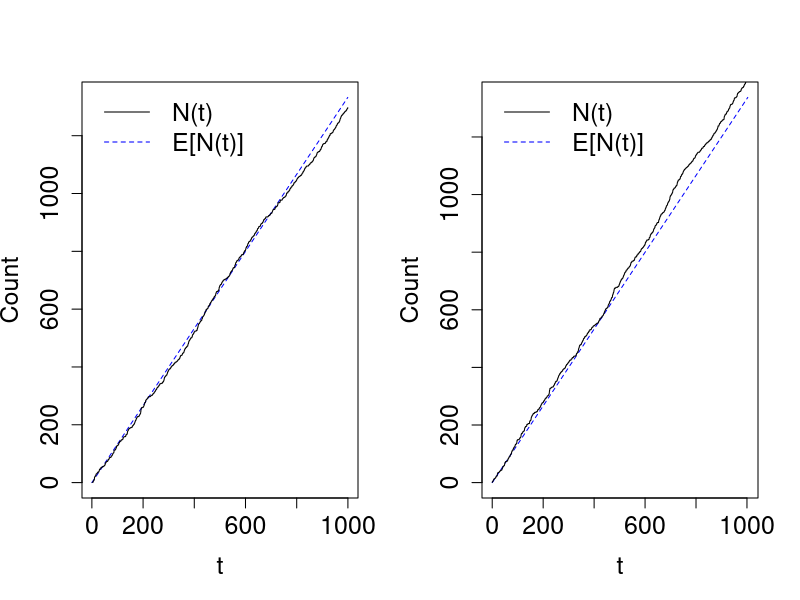

Write R code to recreate this figure.
#Ogata method 
lambda_t= function(t, t_i, lambda, alpha, beta){lambda + sum(alpha*exp(-beta*(t-t_i[t_i<t])))}

Hawkes_sim_ogata = function(big_T, lambda,alpha, beta){
  
  #Simulating Univariate Hawkes process by thinning algorithm
  #big_T = time to simulate until
  #alpha,beta and lambda are the initial parameters of the process
  
  #Set current time and event counter
  t=0
  i=0
  
  
  #Current maximum of the process
  M = lambda;
  
  #function for intensity rate
  #lambda_t = function(t, t_i, lambda, alpha, beta){lambda + sum(alpha*exp(-beta*(t-t_i[t_i<t])))}
  
  P = NULL; # empty vector for accepted times
  M_out=NULL; t_out=NULL; E_out=NULL; U_out=NULL; lambdas=NULL;#set up empty vectors for outputs
  e = 10^(-10) # a tiny value > 0
  
  while (t<big_T){
    
    #find new upper bound
    M = lambda_t(t+e, P, lambda, alpha, beta)
    #save upper bounds for plots
    M_out = append(M_out, M)
    
    #generate next candidate point
    E = rexp(1, M) #i.e. sample inter-arrival time 
    t = t + E #update current time
    
    #save values for plots
    E_out = append(E_out, E) #all arrival times
    t_out = append(t_out, t) #all current times
    
    #accept with some probabilty 
    U = runif(1,0,M)
    U_out = append(U_out, U)
    
    
    if (U<= lambda_t(t, P, lambda, alpha, beta) && t<big_T){
      P = append(P, t) #accepted arrivals
      i = i+1 #update counter
    }
    
  }
  
  
  #plotting N(t) and E(N(t))
  Nt=seq(1,length(P), by=1)
  times=seq(0,max(P), by=0.01)
  
  m=alpha/beta
  
  T1 = (lambda*times)/(1-m)
  T2 = m/(1-m)^2
  T3 = lambda/beta
  T4 = 1-exp(-(beta)*(1-m)*times)
  
  EN = T1 - (T2*T3*T4)
  EN2 = lambda/(1-m)*times
  
  plot(P,Nt ,xlab = "t", ylab='Count', type='n',ylim=c(0,max(EN)), main = "",cex.lab=1.5, cex.axis=1.5) #s for stair steps
  lines(times, EN, lty=2, col="blue")
  lines(P,Nt, type='s')
  
  
  return(P)
}
par(mfrow=c(1,2))
set.seed(25)


P5 = Hawkes_sim_ogata(1000, 1,0.5, 2) 
legend("topleft", c("N(t)", "E[N(t)]"), bty = "n", lty=c(1,2), col=c("black","blue"), cex=1.5)


#####################################################################################
####################################################################################
####################################DASSIOS METHOD###################################


#Intensity Function 
lambda_t_func = function(a, lambda0, alpha, beta, t, t_k){
  l_t = a + (lambda0-a)*(exp(-beta*t)) + sum(alpha*exp(-beta*(t-t_k[t_k<t])))
  return(l_t)
}


Exact_sim = function(N,lambda, alpha, beta){
  #Initial Conditions
  a=lambda #background intensity
  #set up empty vectors
  #T_plus = NULL; T_minus = NULL; D=NULL; s1=NULL; s2=NULL; L_plus=NULL; L_minus=NULL; u=NULL;
  #s=NULL; lambda0 = 1; Time=NULL;
  #T_plus[1] = 0; T_minus[1]=0; L_plus[1]=lambda0; L_minus[1]=lambda0; Time[1]=0;
  
  L_plus=NULL; L_minus=NULL;D=NULL;s1=NULL; s2=NULL; s=NULL;lambda0 = 1; Time=NULL;Time[1]=0;
  L_plus[1]=lambda0; L_minus[1]=lambda0; 
  #Set current time 
  
  count = 0
  t=0
  
  #main loop
  #set.seed(1)
  while(t<N){
    
    u = runif(1,0,1)
    s2 = rexp(1,a) #sample from the exponential with rate a
    D = 1 + (beta*log(u))/(tail(L_plus, n=1)-a)
    
    if(D>0){
      s1 = (-1/beta)*log(D) #sample via the inverse CDF
      s = min(s1,s2) #get arrival time
    }
    else{
      s = s2
    }
    
    #update current time
    t = t+s
    #Record the ith jump time
    Time = append(Time, t)
    #print(t)
    
    #update intensities
    L_plus_i_1 = tail(L_plus, n=1)
    term_to_append = ((L_plus_i_1-a)*(exp(-beta*s))) + a 
    L_minus = append(L_minus, term_to_append)
    L_plus = append(L_plus, L_minus+alpha)
    
    #L_minus[i] = (L_plus[i-1]-a)*(exp(-beta*(Time[i]-Time[i-1]))) + a
    # L_plus[i] = L_minus[i] + alpha
    
    #update counter
    count=count+1
  }
  
  #return(Time)
  
  #plotting N(t) and E(N(t))
  x=seq(1,length(Time), by=1)
  times=seq(0,max(Time), by=0.01)
  
  m=alpha/beta
  
  T1 = (lambda*times)/(1-m)
  T2 = m/(1-m)^2
  T3 = lambda/beta
  T4 = 1-exp(-(beta)*(1-m)*times)
  
  EN = T1 - (T2*T3*T4)
  
  plot(Time,x ,xlab = "t", ylab='Count', type='n',ylim=c(0,max(EN)), main="", cex.lab=1.5, cex.axis=1.5) #s for stair steps
  lines(times, EN, lty=2, col="blue")
  lines(Time,x, type='s')
  legend("topleft", c("N(t)", "E[N(t)]"), col=c("black", "blue"), lty=c(1,2), bty="n", cex=1.5)
  
}

set.seed(25)
Exact_sim(1000, 1,0.5, 2)



#############compare run times##################
# set.seed(25)
# system.time(Hawkes_sim_ogata(1000, 1,0.5, 2))
# set.seed(25)
# system.time(Exact_sim(1000, 1,0.5, 2))
# 
# 
# set.seed(25)
# system.time(Hawkes_sim_ogata(10000, 1,0.5, 2))
# set.seed(25)
# system.time(Exact_sim(10000, 1,0.5, 2))


